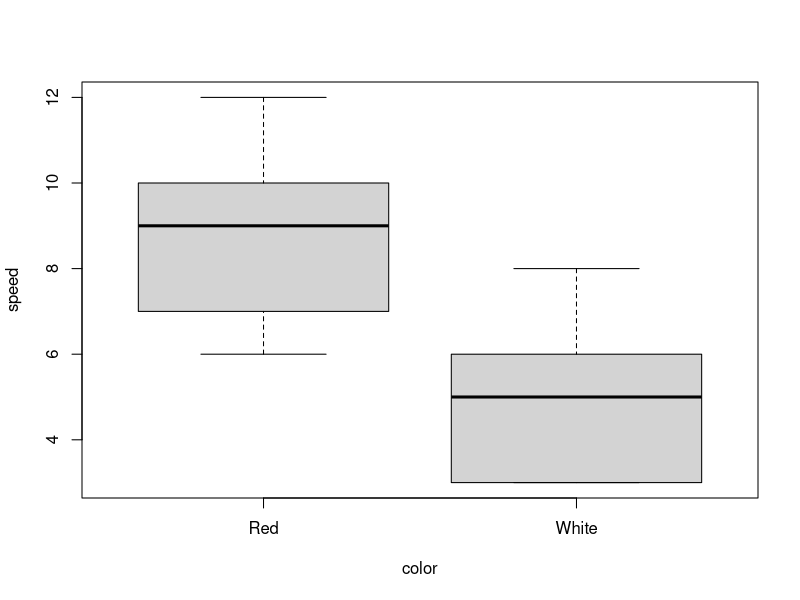
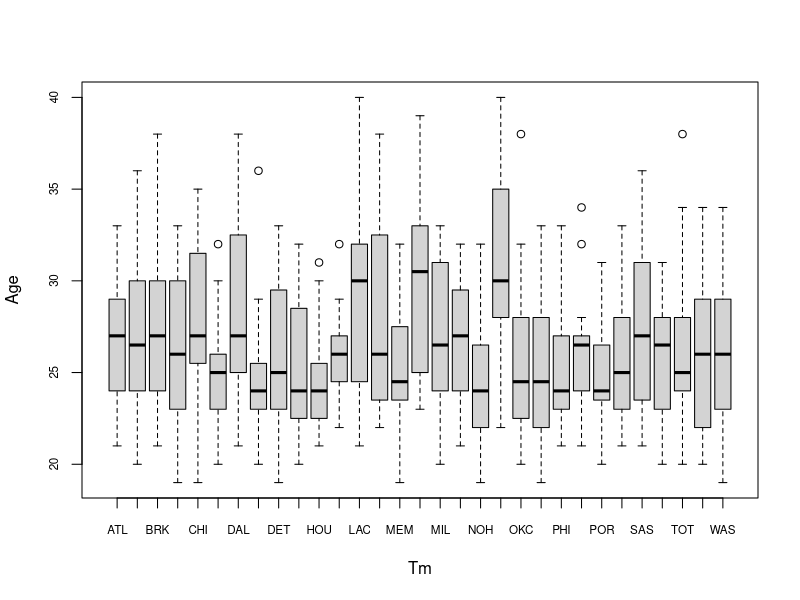
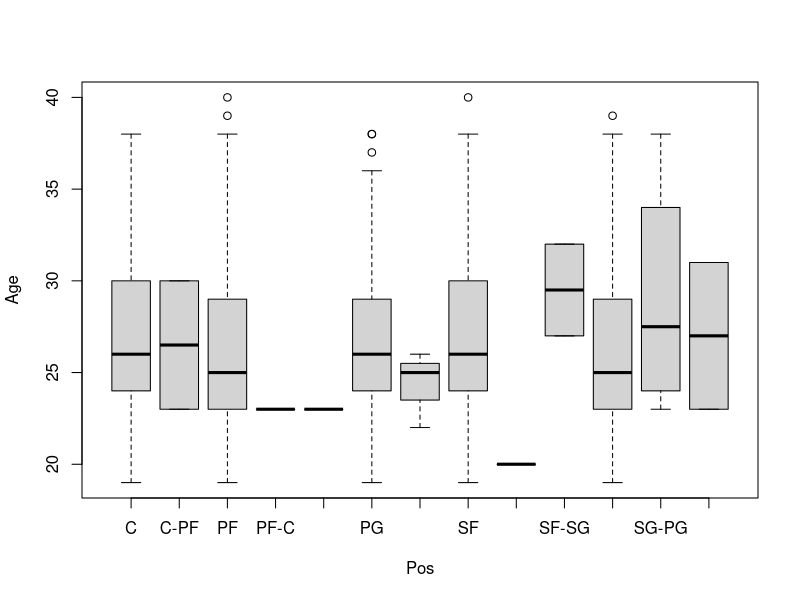
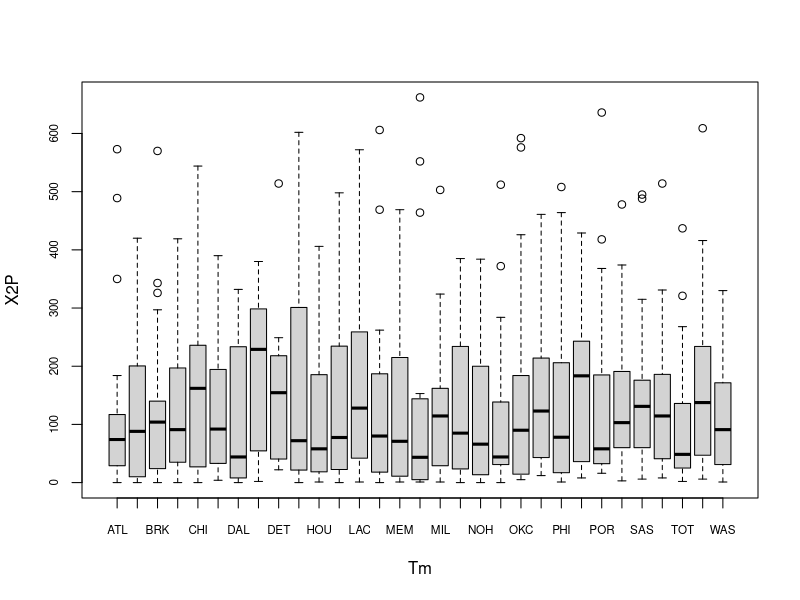

The R script that drew these images, in order:
## ---- chunk 1
values <- c(10, 20, 30, 40, 50)
mean(values)
## ---- chunk 2
car.speeds <- data.frame(color = c('Red', 'White', 'White', 
                                   'White', 'Red', 'Red', 'White', 'Red', 'Red',
                                   'White'),
                         speed = c(10, 3, 8, 6, 12, 9, 3, 6, 7, 5))

boxplot(speed ~ color, data = car.speeds)
## ---- chunk 3
nba.data <- read.csv('data/nba_totals_2013.csv', stringsAsFactors = TRUE)

# Average age by team:
boxplot(Age ~ Tm, data = nba.data, cex.axis = 0.7)

boxplot(Age ~ Pos, data = nba.data)

boxplot(X2P ~ Tm, data = nba.data, cex.axis = 0.7)

